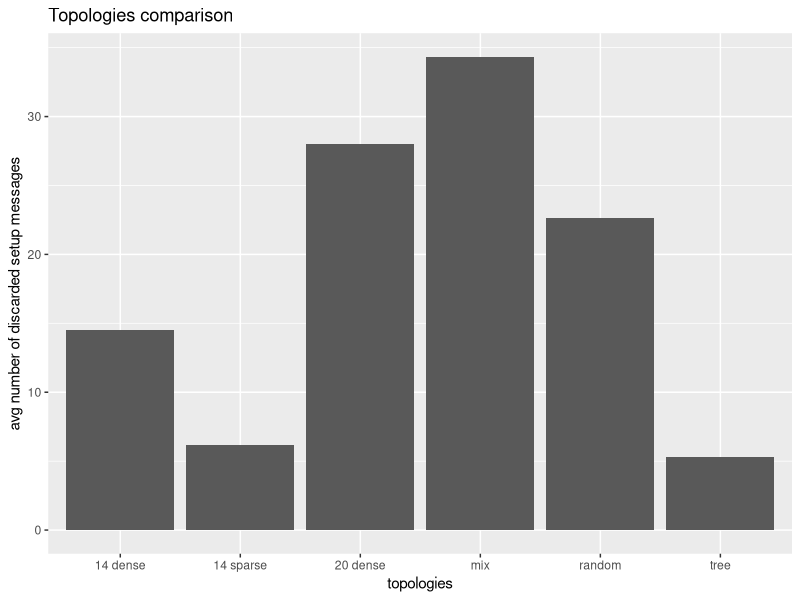
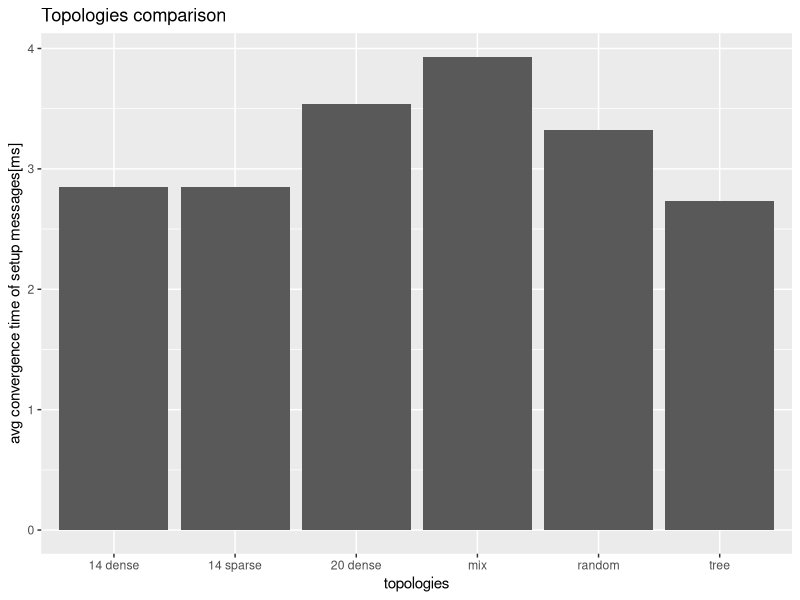
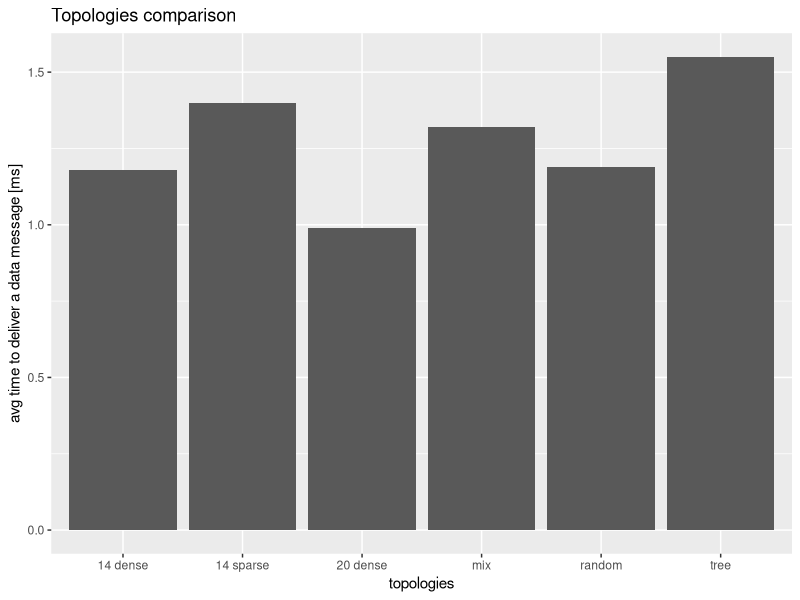
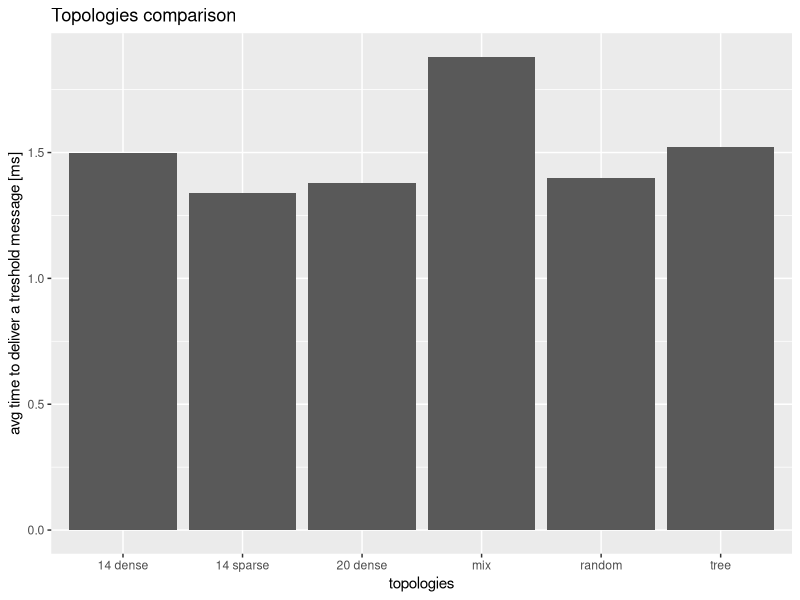
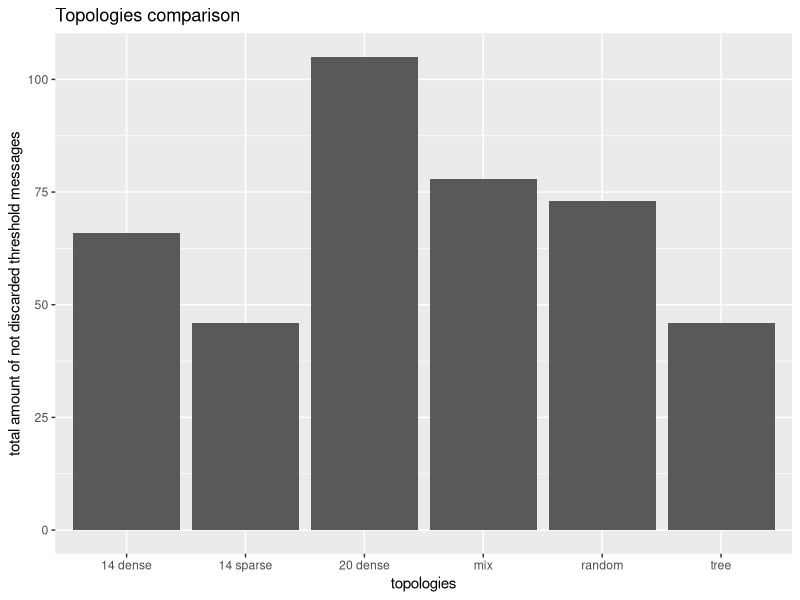
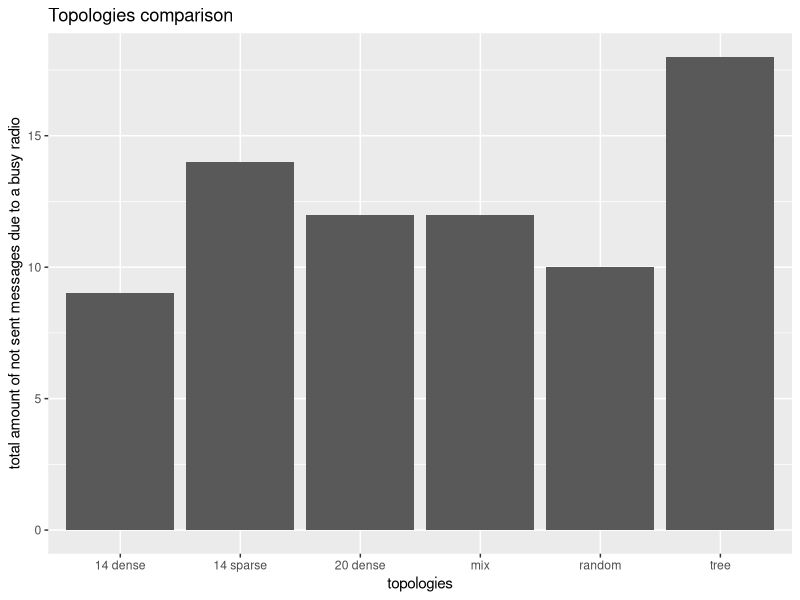

The R script that drew these images, in order:
library(ggplot2)


## comparisons## 
topology=c("14 dense","14 sparse","random", "mix", "tree", "20 dense" )
DiscardedMessages.avg=c(14.5, 6.17, 22.67,34.33, 5.33, 28.0)
df = cbind(topology, DiscardedMessages.avg)
df = as.data.frame(df)
df$DiscardedMessages.avg = as.numeric(as.character(df$DiscardedMessages.avg))
ggplot(df, aes(x  =  topology,
               y    =  DiscardedMessages.avg)) + 
  geom_bar(stat = "identity", position = position_dodge())+
  labs(x ="topologies",
       y = "avg number of discarded setup messages", 
       title = "Topologies comparison")


topology=c("14 dense","14 sparse","random", "mix", "tree", "20 dense" )
ConvergenceTime.avg=c(2.85,2.85, 3.32,3.93,2.73,3.54)
df = cbind(topology, ConvergenceTime.avg)
df = as.data.frame(df)
df$ConvergenceTime.avg = as.numeric(as.character(df$ConvergenceTime.avg))
ggplot(df, aes(x  =  topology,
               y    =  ConvergenceTime.avg)) + 
  geom_bar(stat = "identity", position = position_dodge())+
  labs(x ="topologies",
       y = "avg convergence time of setup messages[ms]", 
       title = "Topologies comparison")

topology=c("14 dense","14 sparse","random", "mix", "tree", "20 dense" )
DataMessageTime.avg=c(1.18,1.40, 1.19,1.32,1.55,0.99)
df = cbind(topology, DataMessageTime.avg)
df = as.data.frame(df)
df$DataMessageTime.avg = as.numeric(as.character(df$DataMessageTime.avg))
ggplot(df, aes(x  =  topology,
               y    =  DataMessageTime.avg)) + 
  geom_bar(stat = "identity", position = position_dodge())+
  labs(x ="topologies",
       y = "avg time to deliver a data message [ms]", 
       title = "Topologies comparison")


topology=c("14 dense","14 sparse","random", "mix", "tree", "20 dense" )
TresholdMessageTime.avg=c(1.50, 1.34,1.40,1.88,1.52,1.38)
df = cbind(topology, TresholdMessageTime.avg)
df = as.data.frame(df)
df$TresholdMessageTime.avg = as.numeric(as.character(df$TresholdMessageTime.avg))
ggplot(df, aes(x  =  topology,
               y    =  TresholdMessageTime.avg)) + 
  geom_bar(stat = "identity", position = position_dodge())+
  labs(x ="topologies",
       y = "avg time to deliver a treshold message [ms]", 
       title = "Topologies comparison")


topology=c("14 dense","14 sparse","random", "mix", "tree", "20 dense" )
count=c(66,46,73,78,46,105)
df = cbind(topology, count)
df = as.data.frame(df)
df$count = as.numeric(as.character(df$count))
ggplot(df, aes(x  =  topology,
               y    =  count)) + 
  geom_bar(stat = "identity", position = position_dodge())+
  labs(x ="topologies",
       y = "total amount of not discarded threshold messages", 
       title = "Topologies comparison")


topology=c("14 dense","14 sparse","random", "mix", "tree", "20 dense" )
count=c(9,14,10,12,18,12)
df = cbind(topology, count)
df = as.data.frame(df)
df$count = as.numeric(as.character(df$count))
ggplot(df, aes(x  =  topology,
               y    =  count)) + 
  geom_bar(stat = "identity", position = position_dodge())+
  labs(x ="topologies",
       y = "total amount of not sent messages due to a busy radio", 
       title = "Topologies comparison")






